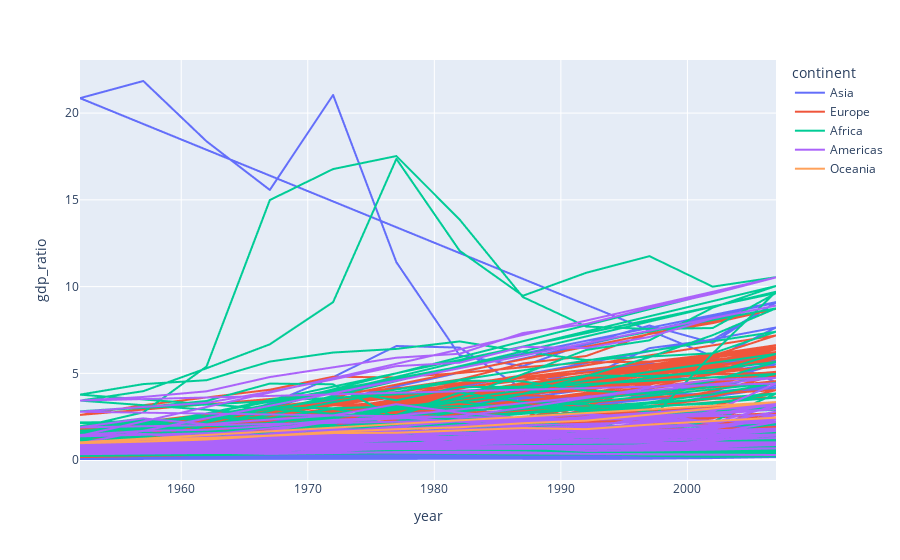

Notebook code for this chart:
### Code cell
px.line(ratio_greater_than_10, x = "year", y = "gdp_ratio", color = "continent")

### Figure 1 — Plotly figure (JSON) as saved in the notebook; plotly's stock layout.template omitted (floating-point values rounded to 4 significant figures; data arrays with more than 128 entries replaced by an {"elided": "..."} marker saying what was removed)
{"data": [{"hovertemplate": "continent=Asia<br>year=%{x}<br>gdp_ratio=%{y}<extra></extra>", "legendgroup": "Asia", "line": {"color": "#636efa", "dash": "solid"}, "marker": {"symbol": "circle"}, "mode": "lines", "name": "Asia", "showlegend": true, "type": "scattergl", "x": {"elided": "396 int values"}, "xaxis": "x", "y": {"elided": "396 float values"}, "yaxis": "y"}, {"hovertemplate": "continent=Europe<br>year=%{x}<br>gdp_ratio=%{y}<extra></extra>", "legendgroup": "Europe", "line": {"color": "#EF553B", "dash": "solid"}, "marker": {"symbol": "circle"}, "mode": "lines", "name": "Europe", "showlegend": true, "type": "scattergl", "x": {"elided": "360 int values"}, "xaxis": "x", "y": {"elided": "360 float values"}, "yaxis": "y"}, {"hovertemplate": "continent=Africa<br>year=%{x}<br>gdp_ratio=%{y}<extra></extra>", "legendgroup": "Africa", "line": {"color": "#00cc96", "dash": "solid"}, "marker": {"symbol": "circle"}, "mode": "lines", "name": "Africa", "showlegend": true, "type": "scattergl", "x": {"elided": "624 int values"}, "xaxis": "x", "y": {"elided": "624 float values"}, "yaxis": "y"}, {"hovertemplate": "continent=Americas<br>year=%{x}<br>gdp_ratio=%{y}<extra></extra>", "legendgroup": "Americas", "line": {"color": "#ab63fa", "dash": "solid"}, "marker": {"symbol": "circle"}, "mode": "lines", "name": "Americas", "showlegend": true, "type": "scattergl", "x": {"elided": "300 int values"}, "xaxis": "x", "y": {"elided": "300 float values"}, "yaxis": "y"}, {"hovertemplate": "continent=Oceania<br>year=%{x}<br>gdp_ratio=%{y}<extra></extra>", "legendgroup": "Oceania", "line": {"color": "#FFA15A", "dash": "solid"}, "marker": {"symbol": "circle"}, "mode": "lines", "name": "Oceania", "showlegend": true, "type": "scattergl", "x": [1952, 1957, 1962, 1967, 1972, 1977, 1982, 1987, 1992, 1997, 2002, 2007, 1952, 1957, 1962, 1967, 1972, 1977, 1982, 1987, 1992, 1997, 2002, 2007], "xaxis": "x", "y": [0.9749, 1.063, 1.186, 1.411, 1.63, 1.78, 1.891, 2.126, 2.275, 2.622, 2.98, 3.344, 1.025, 1.189, 1.279, 1.405, 1.558, 1.576, 1.712, 1.846, 1.783, 2.044, 2.252, 2.446], "yaxis": "y"}], "layout": {"legend": {"title": {"text": "continent"}, "tracegroupgap": 0}, "margin": {"t": 60}, "xaxis": {"anchor": "y", "domain": [0, 1], "title": {"text": "year"}}, "yaxis": {"anchor": "x", "domain": [0, 1], "title": {"text": "gdp_ratio"}}}}
